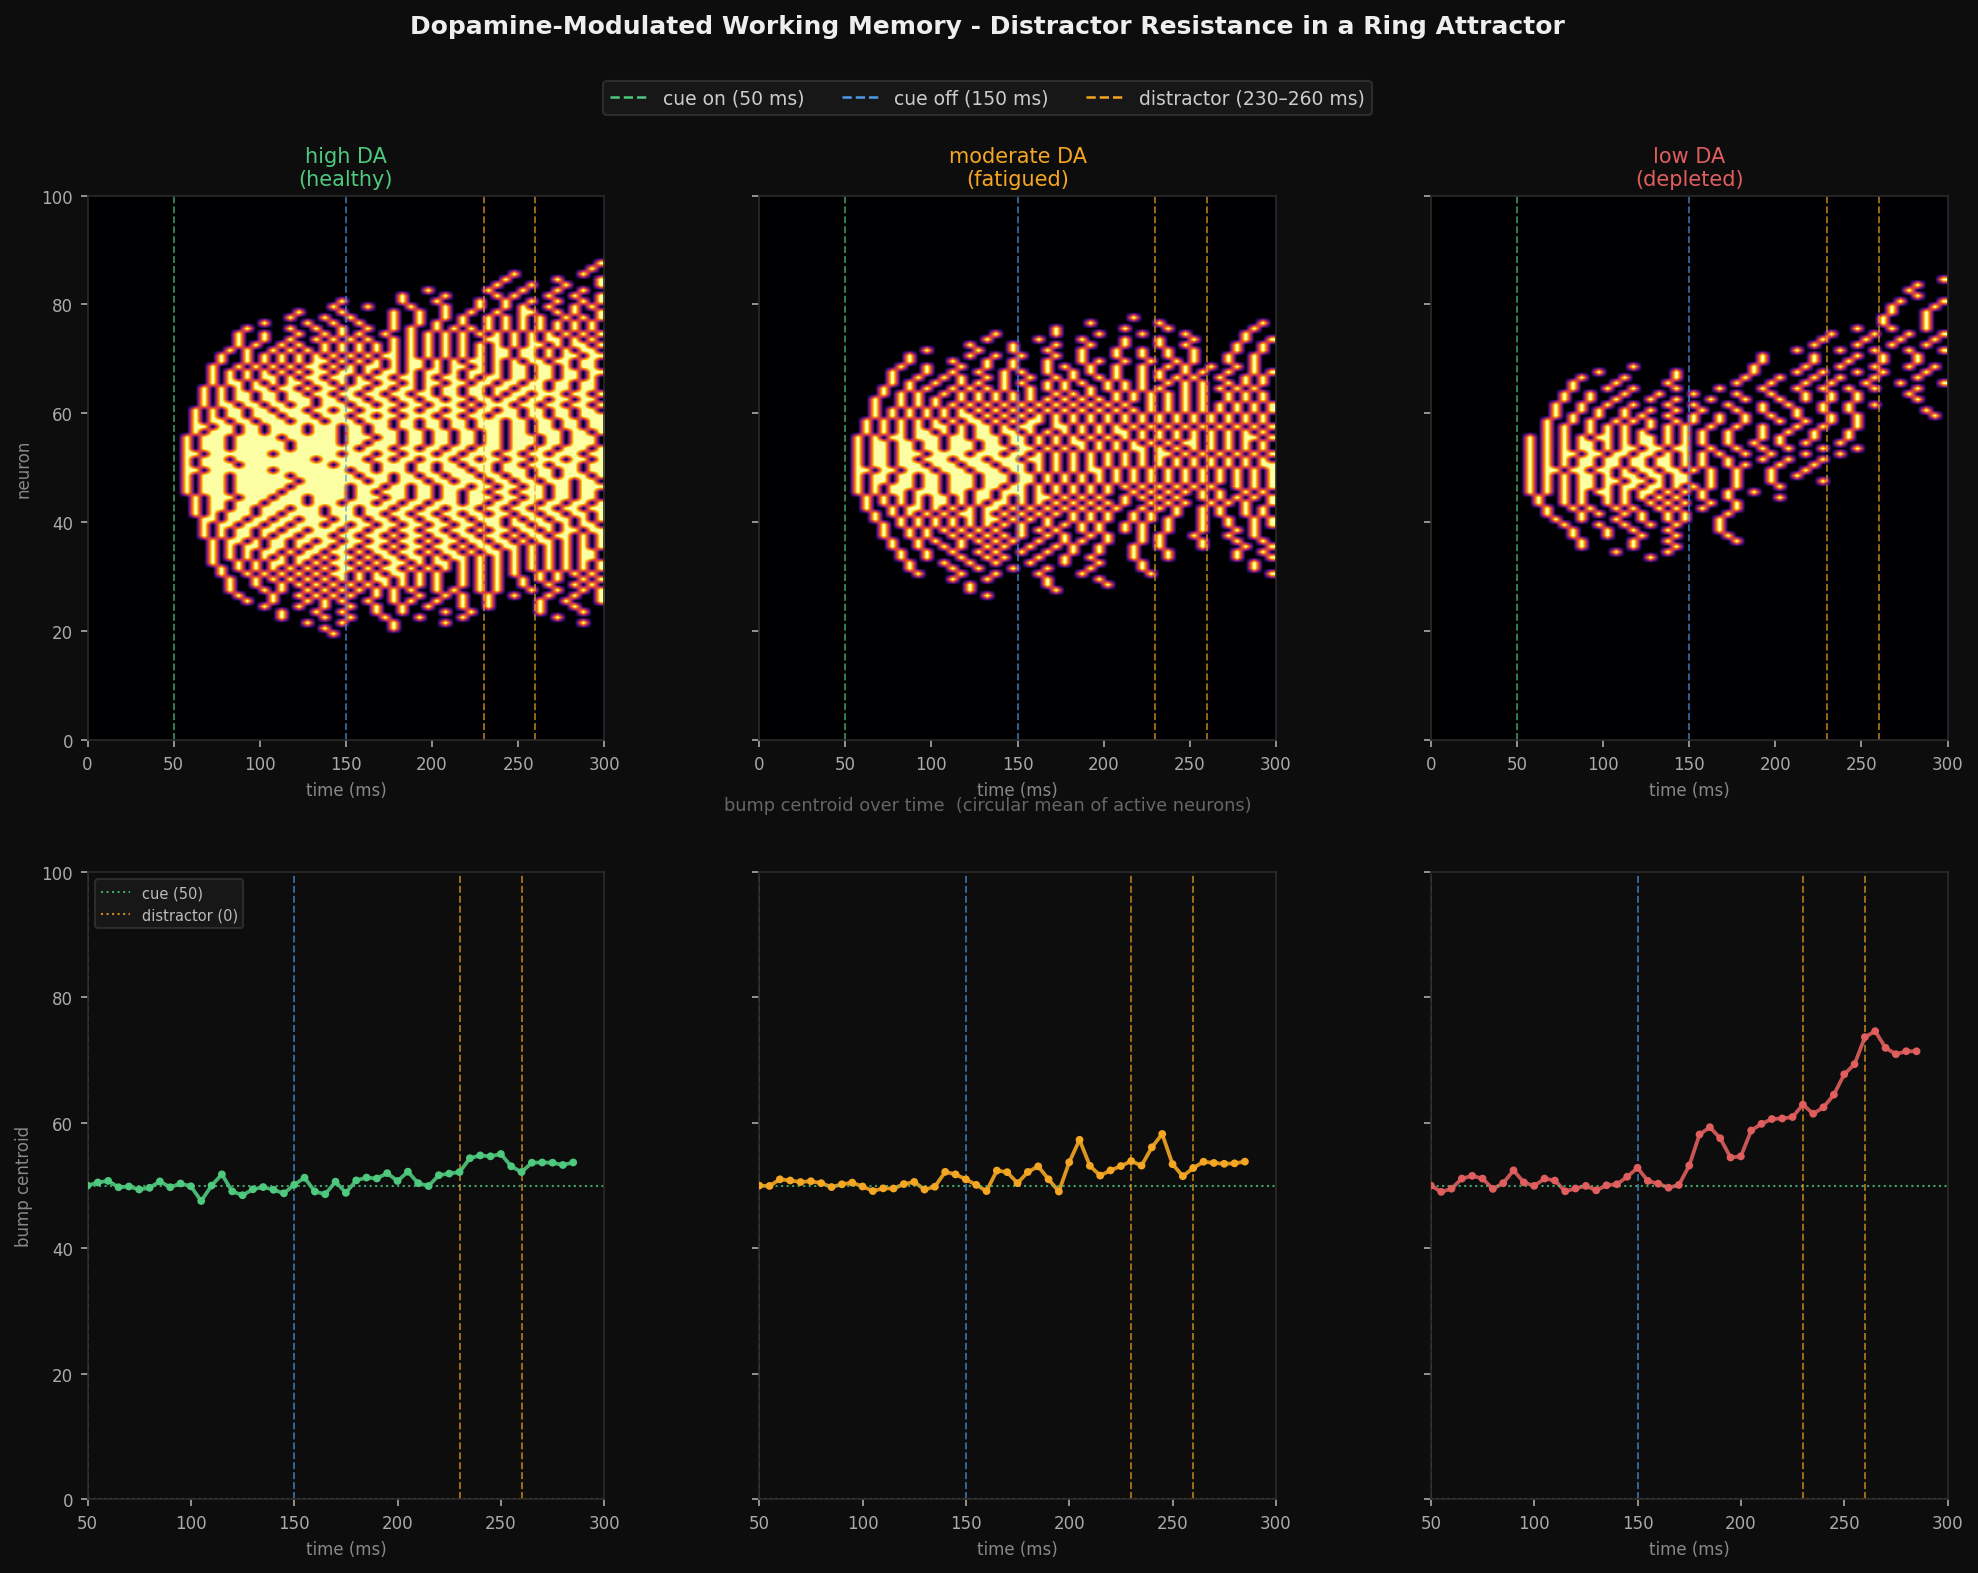

Recreate this plot in Python.
"""
Ring attractor simulation - dopamine modulation of working memory stability.

D1 activation scales recurrent excitation (da parameter).
High DA: deep attractor well, bump resists distractors.
Low DA: shallow well, competing stimulus can capture the bump.
"""

from brian2 import *
import matplotlib
matplotlib.use('Agg')
import matplotlib.pyplot as plt
import matplotlib.gridspec as gridspec
import numpy as np

start_scope()

N  = 100
tau  = 15*ms
tau_syn = 5*ms
v_rest = -70*mV
v_thr = -50*mV
v_reset = -70*mV
J_e   = 7.0
J_i  = 0.2
sig_e  = 0.05
noise   = 0.9*mV

CUE_CENTER = 50
DIST_CENTER = (CUE_CENTER + N//2) % N
CUE_HW   = 5

da_levels = [1.0, 0.88, 0.78]
da_labels = ['high DA\n(healthy)', 'moderate DA\n(fatigued)', 'low DA\n(depleted)']
da_colors = ['#4fc97e', '#f5a623', "#e05e5e"]


def ring_dist(a, b, n=N):
    d = np.abs(np.asarray(a) - np.asarray(b))
    return np.minimum(d, n - d)


def run_condition(da):
    start_scope()
    np.random.seed(7)

    eqs = '''
    dv/dt  = (v_rest - v + I_bg + I_ext + g_syn + xi*noise*tau**0.5) / tau : volt (unless refractory)
    dg_syn/dt = -g_syn / tau_syn : volt
    I_bg  : volt
    I_ext : volt
    '''

    G = NeuronGroup(N, eqs,
                    threshold='v > v_thr',
                    reset='v = v_reset',
                    refractory=2*ms,
                    method='euler')
    G.v    = v_rest + np.random.uniform(-2, 0, N)*mV
    G.I_bg = 15*mV

    S = Synapses(G, G, 'w : volt', on_pre='g_syn_post += w')
    S.connect()

    d_norm = ring_dist(np.array(S.i), np.array(S.j)) / N
    S.w = (da * J_e * np.exp(-0.5 * (d_norm / sig_e)**2) - J_i) * mV

    spikes = SpikeMonitor(G)
    vmem = StateMonitor(G, 'v', record=True)

    run(50*ms)

    r = ring_dist(np.arange(N), CUE_CENTER)
    G.I_ext = np.where(r <= CUE_HW, 12.0, 0.0) * mV
    run(100*ms)

    G.I_ext = 0*mV
    run(80*ms)

    # distractor on the opposite side of the ring, half the cue amplitude
    r2 = ring_dist(np.arange(N), DIST_CENTER)
    G.I_ext = np.where(r2 <= CUE_HW, 4.0, 0.0) * mV
    run(30*ms)

    G.I_ext = 0*mV
    run(40*ms)

    return spikes, vmem


def circular_centroid(spike_times, spike_ids, t0, t1, n=N):
    mask = (spike_times >= t0) & (spike_times < t1)
    ids  = spike_ids[mask].astype(float)
    if len(ids) == 0:
        return np.nan
    ang = 2 * np.pi * ids / n
    return (np.arctan2(np.mean(np.sin(ang)), np.mean(np.cos(ang))) / (2*np.pi) * n) % n


def bump_centroids(spikes, win=10, step=5, t_start=50, t_end=300):
    st = spikes.t / ms
    si = np.array(spikes.i, dtype=float)
    t_wins = np.arange(t_start, t_end - win, step)
    return t_wins, np.array([circular_centroid(st, si, t, t + win) for t in t_wins])


results = [run_condition(da) for da in da_levels]

fig = plt.figure(figsize=(16, 11))
fig.patch.set_facecolor('#0d0d0d')
gs_top = gridspec.GridSpec(1, 3, figure=fig, top=0.88, bottom=0.55, wspace=0.3)
gs_bot = gridspec.GridSpec(1, 3, figure=fig, top=0.47, bottom=0.09, wspace=0.3)

T_TOTAL = 300
BIN_MS  = 5
N_BINS = T_TOTAL // BIN_MS


def style_ax(ax):
    ax.set_facecolor('#0d0d0d')
    ax.tick_params(colors='#aaaaaa', labelsize=8)
    for sp in ax.spines.values():
        sp.set_edgecolor('#2a2a2a')


def epoch_lines(ax):
    for x, c in [(50, '#4fc97e'), (150, '#4c9be8'), (230, '#f5a623'), (260, '#f5a623')]:
        ax.axvline(x, color=c, lw=0.9, linestyle='--', alpha=0.65)


for col, (da, label, col_color, (sp, vm)) in enumerate(
        zip(da_levels, da_labels, da_colors, results)):

    st = sp.t / ms
    si = np.array(sp.i, dtype=float)

    rate_map = np.zeros((N, N_BINS))
    for t_sp, i_sp in zip(st, si):
        b = int(t_sp / BIN_MS)
        if 0 <= b < N_BINS:
            rate_map[int(i_sp), b] += 1

    ax_h = fig.add_subplot(gs_top[0, col])
    style_ax(ax_h)
    ax_h.imshow(rate_map, aspect='auto', origin='lower',
                extent=[0, T_TOTAL, 0, N],
                cmap='inferno', interpolation='bilinear',
                vmin=0, vmax=max(rate_map.max(), 1) * 0.9)
    epoch_lines(ax_h)
    ax_h.set_xlim(0, T_TOTAL)
    ax_h.set_ylim(0, N)
    ax_h.set_title(label, color=col_color, fontsize=10, pad=5)
    ax_h.set_xlabel('time (ms)', color='#888888', fontsize=8)
    if col == 0:
        ax_h.set_ylabel('neuron', color='#888888', fontsize=8)
    else:
        ax_h.set_yticklabels([])

    t_w, cents = bump_centroids(sp)
    valid = ~np.isnan(cents)

    ax_d = fig.add_subplot(gs_bot[0, col])
    style_ax(ax_d)
    if valid.any():
        ax_d.plot(t_w[valid], cents[valid], color=col_color, lw=1.8, alpha=0.9)
        ax_d.scatter(t_w[valid], cents[valid], s=14, color=col_color,
                     zorder=3, edgecolors='none')
    ax_d.axhline(CUE_CENTER,  color='#4fc97e', lw=1, linestyle=':', alpha=0.8,
                 label=f'cue ({CUE_CENTER})')
    ax_d.axhline(DIST_CENTER, color='#f5a623', lw=1, linestyle=':', alpha=0.8,
                 label=f'distractor ({DIST_CENTER})')
    epoch_lines(ax_d)
    ax_d.set_xlim(50, T_TOTAL)
    ax_d.set_ylim(0, N)
    ax_d.set_xlabel('time (ms)', color='#888888', fontsize=8)
    if col == 0:
        ax_d.set_ylabel('bump centroid', color='#888888', fontsize=8)
        ax_d.legend(fontsize=7, facecolor='#1a1a1a', labelcolor='#bbbbbb',
                    edgecolor='#333333', loc='upper left')
    else:
        ax_d.set_yticklabels([])

    post_c = circular_centroid(st, si, 265, 295)
    shift  = post_c - CUE_CENTER if not np.isnan(post_c) else None
    n_late = int(np.sum((st > 250) & (st < 300)))
    c_str  = f"{post_c:.1f}  offset: {shift:+.1f}" if shift is not None else "NaN  (bump collapsed)"
    print(f"DA={da:.2f}  |  late spikes: {n_late:3d}  |  centroid: {c_str}")

legend_items = [
    plt.Line2D([0], [0], color='#4fc97e', lw=1.2, linestyle='--', label='cue on (50 ms)'),
    plt.Line2D([0], [0], color='#4c9be8', lw=1.2, linestyle='--', label='cue off (150 ms)'),
    plt.Line2D([0], [0], color='#f5a623', lw=1.2, linestyle='--', label='distractor (230–260 ms)'),
]
fig.legend(handles=legend_items, loc='upper center', ncol=3,
           facecolor='#1a1a1a', labelcolor='#cccccc', edgecolor='#333333',
           fontsize=9, bbox_to_anchor=(0.5, 0.955))

fig.text(0.5, 0.99,
         'Dopamine-Modulated Working Memory - Distractor Resistance in a Ring Attractor',
         ha='center', va='top', color='#eeeeee', fontsize=12, fontweight='bold')
fig.text(0.5, 0.505,
         'bump centroid over time  (circular mean of active neurons)',
         ha='center', va='bottom', color='#666666', fontsize=8.5)

plt.savefig('ring_attractor_dopamine.png', dpi=150,
            bbox_inches='tight', facecolor=fig.get_facecolor())
